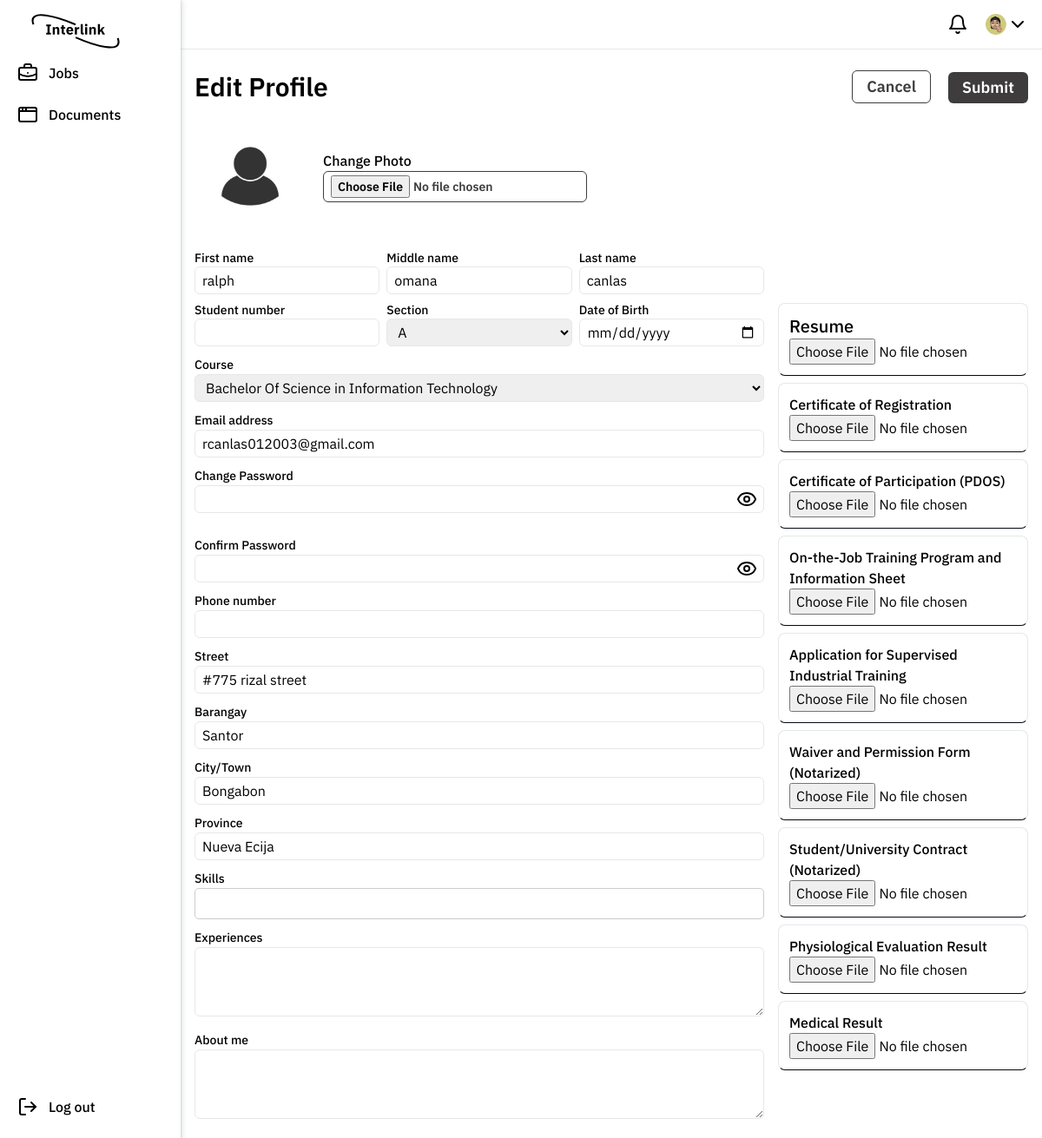
Screenshot of /student/edit-prof.php (signed in) with the database file from the repository.
### tables this page shows
CREATE TABLE `user` (
  `UserId` int(11) NOT NULL,
  `firstName` varchar(255) NOT NULL,
  `MiddleName` varchar(255) DEFAULT NULL,
  `LastName` varchar(255) NOT NULL,
  `userRole` varchar(15) NOT NULL,
  `EmailAddress` varchar(100) NOT NULL,
  `Password` varchar(255) NOT NULL
);

CREATE TABLE `location` (
  `LocationId` int(11) NOT NULL,
  `Street` varchar(255) NOT NULL,
  `Barangay` varchar(255) NOT NULL,
  `City` varchar(255) NOT NULL,
  `Province` varchar(255) NOT NULL,
  `UserId` int(10) NOT NULL
);

### student/edit-prof.php (the view, shortened to what this page needs)
<?php
include '../db.php';
$user_id = $_SESSION['user_id'];
$stmt = $conn->prepare("SELECT * FROM user WHERE userId = ?");
$stmt->bind_param("i", $user_id);
$stmt->execute();
$result = $stmt->get_result();
$user = $result->fetch_assoc();
$stmt = $conn->prepare("SELECT * FROM student WHERE userId = ?");
$stmt->bind_param("i", $user_id);
$stmt->execute();
$result = $stmt->get_result();
$student = $result->fetch_assoc();
$defaultPhoto = './uploads/images/default.jpg';
$stmt = $conn->prepare("SELECT * FROM location WHERE userId = ?");
$stmt->bind_param("i", $user_id);
$stmt->execute();
$result = $stmt->get_result();
$location = $result->fetch_assoc();
?>
<!DOCTYPE html>
<html lang="en">
<head>
  <link rel="stylesheet" href="./css/footer.css" />
  <script src="https://cdn.tailwindcss.com"></script>
</head>
<body>
  <nav class="z-100 w-full border-b flex flex-row justify-between px-4 py-4">
    <div>
    </div>
    <div class="flex flex-row gap-5">
      <div class="relative">
      </div>
      <div class="relative custom-profile flex flex-row items-center cursor-pointer">
        <div class="w-[25px] h-[24px] rounded-full">
          <img src="./img/Group 136.png" alt="Profile" class="w-full h-full object-cover" />
        </div>
        <svg xmlns="http://www.w3.org/2000/svg" width="24" height="24" viewBox="0 0 24 24" fill="none"
          stroke="currentColor" stroke-width="2" stroke-linecap="round" stroke-linejoin="round"
          class="lucide lucide-chevron-down">
          <path d="m6 9 6 6 6-6" />
        </svg>
      </div>
    </div>
  </nav>
  <aside id="default-sidebar"
    class="custom-sideborder sidebar fixed top-0 left-0 z-40 w-52 h-screen transition-transform -translate-x-full md:translate-x-0 sm:translate-x-0"
    aria-label="Sidebar">
    <div class="h-full px-3 py-4 overflow-y-auto bg-white flex flex-col justify-between">
      <ul class="space-y-2 font-medium">
        <li>
          <a href="studentjobs.php" class="flex items-center p-2">
            <span class="ms-3">Jobs</span>
          </a>
        </li>
        <li>
          <a href="studentdocument.php" class="flex items-center p-2">
            <span class="ms-3">Documents</span>
          </a>
        </li>
      </ul>
      <div>
        <a href="#" class="flex items-center p-2">
          <span class="ms-3 font-medium">Log out</span>
        </a>
      </div>
    </div>
  </aside>
  <main class="max-w-[1920px] mt-2 lg:ml-52 md:ml-52 p-4">
    <form method="post" action="update_profile.php" class="flex flex-col items-center w-full" id="form"
      enctype="multipart/form-data">
      <div class="lg:flex lg:flex-row w-full items-center lg:justify-between">
        <div class="flex lg:items-start items-center">
          <h3 class="text-center font-semibold text-3xl">Edit Profile</h3>
        </div>
        <div class="hidden lg:flex flex-row items-end gap-5">
          <input type="reset" value="Cancel"
            class="change-photo p-2 lg:py-1 lg:px-4 lg:text-lg rounded-md font-semibold text-xs">
          <input type="submit" value="Submit" id="submitBtn"
            class="remove-photo p-2 lg:py-1 lg:px-4 lg:text-lg rounded-md font-semibold text-xs">
        </div>
      </div>
      <div class="flex flex-col lg:flex-row mt-5 items-center w-full gap-5">
        <div class="flex flex-col items-center gap-5 lg:flex-row w-full">
          <div>
            <img
              src="./uploads/images/<?php echo isset($student['photo']) && !empty($student['photo']) ? $student['photo'] : $defaultPhoto; ?>"
              alt="User Photo" class="w-32 h-32 rounded-full object-cover">
          </div>
          <div class="flex flex-col">
            <label for="photo" class="font-medium text-base">Change Photo</label>
            <input type="file" name="photo" id="photo" class="change-photo text-sm px-2 py-1 rounded-md font-semibold">
          </div>
        </div>
      </div>
      <div class="flex w-full lg:flex-row gap-4 mt-5">
        <div class="w-full lg:w-[70%] flex flex-col gap-2">
          <div class="w-full flex flex-col lg:flex-row gap-2">
            <div class="flex flex-col w-full">
              <label for="firstName" class="font-medium text-sm">First name</label>
              <input name="firstName" type="text" value="<?php echo htmlspecialchars($user['firstName']); ?>"
                class="px-2 h-8 border w-full rounded-md focus:outline-none focus:border-black">
            </div>
            <div class="flex flex-col w-full">
              <label for="middleName" class="font-medium text-sm">Middle name</label>
              <input name="middleName" type="text" value="<?php echo htmlspecialchars($user['MiddleName']); ?>"
                class="px-2 h-8 border w-full rounded-md focus:outline-none focus:border-black">
            </div>
            <div class="flex flex-col w-full">
              <label for="lastName" class="font-medium text-sm">Last name</label>
              <input name="lastName" type="text" value="<?php echo htmlspecialchars($user['LastName']); ?>"
                class="px-2 h-8 border w-full rounded-md focus:outline-none focus:border-black">
            </div>
          </div>
          <div class="w-full flex flex-col lg:flex-row gap-2">
            <div class="flex flex-col w-full">
              <label for="StudentNo" class="font-medium text-sm">Student number</label>
              <input name="StudentNo" type="text" value="<?php echo htmlspecialchars($student['StudentNo']); ?>"
                class="px-2 h-8 border w-full rounded-md focus:outline-none focus:border-black">
            </div>
            <div class="flex flex-col w-full">
              <label for="section" class="font-medium text-sm">Section</label>
              <select name="section" id="section"
                class="px-2 h-8 border w-full rounded-md focus:outline-none focus:border-black">
                <?php
                $sections = ['A', 'B', 'C', 'D', 'E', 'F', 'G', 'H', 'I', 'J', 'K', 'L', 'M', 'N'];
                foreach ($sections as $sec) {
                  $selected = $sec == $student['section'] ? 'selected' : '';
                  echo "<option value=\"$sec\" $selected>$sec</option>";
                }
                ?>
              </select>
            </div>
            <div class="flex flex-col w-full">
              <label for="DoB" class="font-medium text-sm">Date of Birth</label>
              <input type="date" name="DoB" value="<?php echo htmlspecialchars($student['DoB']); ?>"
                class="px-2 h-8 border w-full rounded-md focus:outline-none focus:border-black">
            </div>
          </div>
          <div class="w-full flex flex-col gap-2">
            <div>
              <label for="course" class="font-medium text-sm">Course</label>
              <select name="course" id="course"
                class="px-2 h-8 border w-full rounded-md focus:outline-none focus:border-black">
                <?php
                $courses = [
                  'Bachelor Of Science in Information Technology',
                  'Bachelor of Science in Architecture',
                  'Bachelor of Science in Criminology',
                  'Bachelor of Elementary Education',
                  'Bachelor of Physical Education',
                  'Bachelor of Secondary Education',
                  'Bachelor of Technology and Livelihood Education',
                  'Bachelor of Science in Industrial Education',
                  'Bachelor of Science in Physical Education',
                  'Bachelor of Science in Civil Engineering',
                  'Bachelor of Science in Electrical Engineering',
                  'Bachelor of Science in Mechanical Engineering',
                  'Bachelor of Science in Business Administration',
                  'Bachelor of Science in Entrepreneurship',
                  'Bachelor of Science in Hospitality Management',
                  'Bachelor of Science in Tourism Management',
                  'Bachelor of Science in Hotel And Restaurant Management',
                  'Bachelor of Public Administration'
                ];
                foreach ($courses as $course) {
                  $selected = $course == $student['course'] ? 'selected' : '';
                  echo "<option value=\"$course\" $selected>$course</option>";
                }
                ?>
              </select>
            </div>
            <div>
              <label for="emailAddress" class="font-medium text-sm">Email address</label>
              <input name="emailAddress" type="text" value="<?php echo htmlspecialchars($user['EmailAddress']); ?>"
                class="px-2 h-8 border w-full rounded-md focus:outline-none focus:border-black">
            </div>
            <div class="relative">
              <label for="newPassword" class="font-medium text-sm">Change Password</label>
              <input name="newPassword" type="password" id="newPassword"
                class="px-2 h-8 border w-full rounded-md focus:outline-none focus:border-black">
              <span id="togglePassword" class="absolute right-2 top-[40px]  transform -translate-y-1/2 cursor-pointer">
              </span>
            </div>
            <div class="relative mt-4">
              <label for="confirmPassword" class="font-medium text-sm">Confirm Password</label>
              <input name="confirmPassword" type="password" id="confirmPassword"
                class="px-2 h-8 border w-full rounded-md focus:outline-none focus:border-black">
              <span id="toggleConfirmPassword"
                class="absolute right-2 top-[40px] transform -translate-y-1/2 cursor-pointer">
              </span>
            </div>
            <div>
              <label for="phoneNo" class="font-medium text-sm">Phone number</label>
              <input name="phoneNo" type="text" value="<?php echo htmlspecialchars($student['phoneNo']); ?>"
                class="px-2 h-8 border w-full rounded-md focus:outline-none focus:border-black">
            </div>
            <div>
              <label for="Street" class="font-medium text-sm">Street</label>
              <input name="Street" type="text"
                value="<?php echo $location != null ? htmlspecialchars($location['Street']) : ''; ?>"
                class="px-2 h-8 border w-full rounded-md focus:outline-none focus:border-black">
            </div>
            <div>
              <label for="Barangay" class="font-medium text-sm">Barangay</label>
              <input name="Barangay" type="text"
                value="<?php echo $location != null ? htmlspecialchars($location['Barangay']) : ''; ?>"
                class="px-2 h-8 border w-full rounded-md focus:outline-none focus:border-black">
            </div>
            <div>
              <label for="City" class="font-medium text-sm">City/Town</label>
              <input name="City" type="text"
                value="<?php echo $location != null ? htmlspecialchars($location['City']) : ''; ?>"
                class="px-2 h-8 border w-full rounded-md focus:outline-none focus:border-black">
            </div>
            <div>
              <label for="Province" class="font-medium text-sm">Province</label>
              <input name="Province" type="text"
                value="<?php echo $location != null ? htmlspecialchars($location['Province']) : ''; ?>"
                class="px-2 h-8 border w-full rounded-md focus:outline-none focus:border-black">
            </div>
            <div class="dropdown">
              <label for="skills" class="font-medium text-sm">Skills</label>
              <div class="input-container" id="input-container" onclick="focusInput()">
                <input name="skills" type="text" id="skills" class="skills-input" oninput="filterFunction()"
                  onfocus="showDropdown()" onblur="hideDropdown()" autocomplete="off">
              </div>
            </div>
            <div>
              <label for="Experience" class="font-medium text-sm">Experiences</label>
              <textarea name="Experience"
                class="min-h-20 px-2 h-8 border w-full rounded-md focus:outline-none focus:border-black"><?php echo htmlspecialchars($student['Experience']); ?></textarea>
            </div>
            <div>
              <label for="AboutMe" class="font-medium text-sm">About me</label>
              <textarea name="AboutMe"
                class="min-h-20 px-2 h-8 border w-full rounded-md focus:outline-none focus:border-black"><?php echo htmlspecialchars($student['AboutMe']); ?></textarea>
            </div>
          </div>
        </div>
        <div class="hidden lg:w-[30%] lg:flex lg:items-center">
          <div class="w-full lg:min-h-[50px] flex flex-col gap-2 items-center">
            <div class="w-full flex flex-col border p-3 border-b-gray-950 rounded-lg">
              <label for="resume" class="text-sm font-medium lg:text-xl">Resume</label>
              <input type="file" name="resume" id="resume">
            </div>
            <div class="w-full flex flex-col border border-b-gray-950 p-3 rounded-lg">
              <label for="cor" class="text-sm font-medium lg:text-base">Certificate of Registration</label>
              <input type="file" name="cor" id="cor">
            </div>
            <div class="w-full flex flex-col border p-3 border-b-gray-950 rounded-lg">
              <label for="pdos" class="text-sm font-medium lg:text-base">Certificate of Participation (PDOS)</label>
              <input type="file" name="pdos" id="pdos">
            </div>
            <div class="w-full flex flex-col border p-3 border-b-gray-950 rounded-lg">
              <label for="ojtpi" class="text-sm font-medium lg:text-base">On-the-Job Training Program and Information
                Sheet</label>
              <input type="file" name="ojtpi" id="ojtpi">
            </div>
            <div class="w-full flex flex-col border p-3 border-b-gray-950 rounded-lg">
              <label for="apsit" class="text-sm font-medium lg:text-base">Application for Supervised Industrial
                Training</label>
              <input type="file" name="apsit" id="apsit">
            </div>
            <div class="w-full flex flex-col border p-3 border-b-gray-950 rounded-lg">
              <label for="wpf" class="text-sm font-medium lg:text-base">Waiver and Permission Form (Notarized)</label>
              <input type="file" name="wpf" id="wpf">
            </div>
            <div class="w-full flex flex-col border p-3 border-b-gray-950 rounded-lg">
              <label for="suc" class="text-sm font-medium lg:text-base">Student/University Contract (Notarized)</label>
              <input type="file" name="suc" id="suc">
            </div>
            <div class="w-full flex flex-col border p-3 border-b-gray-950 rounded-lg">
              <label for="per" class="text-sm font-medium lg:text-base">Physiological Evaluation Result</label>
              <input type="file" name="per" id="per">
            </div>
            <div class="w-full flex flex-col border p-3 border-b-gray-950 rounded-lg">
              <label for="mr" class="text-sm font-medium lg:text-base">Medical Result</label>
              <input type="file" name="mr" id="mr">
            </div>
          </div>
        </div>
      </div>
    </form>
  </main>
</body>
</html>

### css/footer.css (style rules this page uses)
a { color: #fff; text-decoration: none; }

### student/edit-prof.php (style rules this page uses)
.sidebar { transform: translateX(-100%); transition: transform 0.3s ease-in-out; }
.custom-sideborder { box-shadow: rgba(60, 64, 67, 0.3) 0px 1px 2px 0px, rgba(60, 64, 67, 0.15) 0px 2px 6px 2px; }
.change-photo { border: solid 1px #3e3c3c; color: #3e3c3c; }
.remove-photo { background-color: #3e3c3c; color: white; }
.dropdown { position: relative; display: inline-block; width: 100%; }
.input-container { display: flex; flex-wrap: wrap; align-items: center; border: 1px solid #ccc; border-radius: 5px; padding: 5px; cursor: text; }
.input-container input { border: none; outline: none; flex-grow: 1; min-width: 150px; }

### rows the page displays
user: firstName "ralph", middleName "omana", lastName "canlas", emailAddress "rcanlas012003@gmail.com"
location: Street "#775 rizal street", Barangay "Santor", City "Bongabon", Province "Nueva Ecija"

### other values shown
form field section "A"
form field course "Bachelor Of Science in Information Technology"
